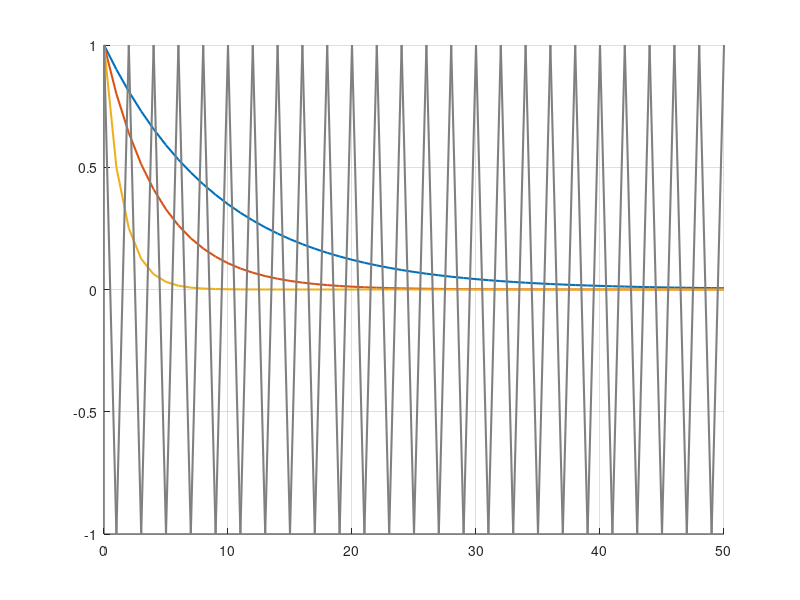

The MATLAB script that drew this image: (Note: this script raises an error after producing the figure.)
close all

% Parameters
mu_values = [0.1, 0.2, 0.5, 2]; % Step sizes including mu = 2
lambda = 1;
n = 0:50; % Number of adaptation cycles

% Transparency level for mu = 2
alpha = 0.3;

% Create figure
figure('Position', [100, 100, 600, 250]);
hold on;
grid on;

% Plot for each mu
for i = 1:length(mu_values)
    mu = mu_values(i);
    y = (1 - mu * lambda) .^ n; % Compute values
    
    if mu == 2
        % Plot for mu = 2 with grey color and transparency
        h = plot(n, y, 'Color', [0.5, 0.5, 0.5], 'LineWidth', 1.5, 'DisplayName', sprintf('\\mu = %.1f', mu));
        h.Color(4) = alpha; % Apply transparency to the greyed-out plot
    else
        % Plot for the other mu values with default color (no color specified)
        plot(n, y, 'LineWidth', 1.5, 'DisplayName', sprintf('\\mu = %.1f', mu));
    end
end

% Customize plot
xlabel('Number of adaptation cycles, n');
ylabel('$(1 - \mu_k \lambda)^n$', 'FontSize', 14, 'Interpreter', 'latex');
%title('Convergence behavior for different step sizes \mu');
legend show;
ylim([-1.5 1.5]); % Adjusted for oscillation visibility

% Export figure to PDF without cropping
set(gca, 'LooseInset', [0.1, 0, 0, 0]); % Small padding to prevent clipping
exportgraphics(gcf, 'LMS_mu_behavior.pdf', 'ContentType', 'vector', ...
    'BackgroundColor', 'none', 'Resolution', 1000);
